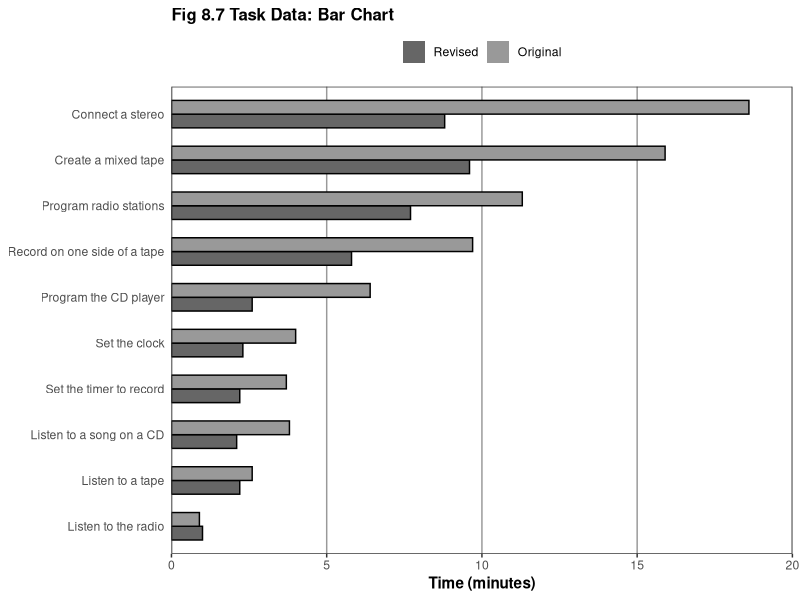
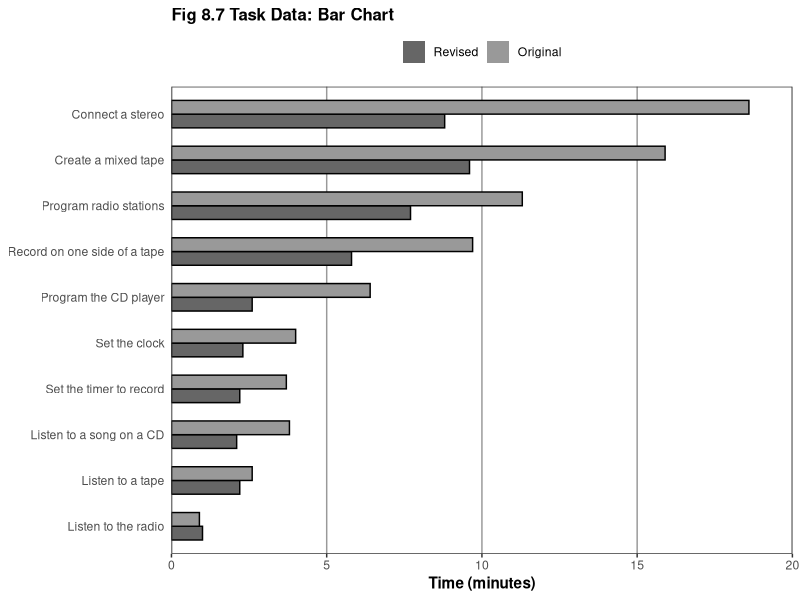

Here is the R script that generated these plots, in order:
library(ggplot2)
library(reshape2)

this_base <- "fig08-07_task-data-bar-chart"

my_data <- data.frame(
  task = c("Connect a stereo", "Create a mixed tape", "Program radio stations", 
           "Record on one side of a tape", "Program the CD player", 
           "Set the clock", "Set the timer to record", 
           "Listen to a song on a CD", "Listen to a tape", 
           "Listen to the radio"),
  Revised = c(8.8, 9.6, 7.7, 5.8, 2.6, 2.3, 2.2, 2.1, 2.2, 1.0),
  Original = c(18.6, 15.9, 11.3, 9.7, 6.4, 4.0, 3.7, 3.8, 2.6, 0.9))

my_data_long <- melt(my_data, id.vars = "task", 
                     measure.vars = c("Revised", "Original"),
                     variable.name = "type", value.name = "time")

p <- ggplot(my_data_long, aes(x = reorder(task, time), y = time, 
                              fill = type, width = 0.6)) +
  ## geom_bar() twice is a hack to omit slash from legend
  geom_bar(stat = "identity", position = "dodge") +
  geom_bar(stat = "identity", position = "dodge", 
           colour = "black", show_guide = FALSE) +
  scale_fill_manual(values = c("Revised" = "grey40", "Original" = "grey60")) +
  scale_y_continuous(breaks = seq(0, 20, 5), limits = c(0, 20), 
                     expand = c(0, 0)) +
  labs(x = NULL, y = "Time (minutes)") +
  ggtitle("Fig 8.7 Task Data: Bar Chart") +
  coord_flip() +
  theme_bw() +
  theme(panel.grid.major.x = element_line(colour = "grey60"),
        panel.grid.major.y = element_blank(),
        panel.grid.minor = element_blank(),
        plot.title = element_text(size = rel(1.1), face = "bold"),
        axis.ticks.y = element_blank(),
        axis.title = element_text(face = "bold"),
        legend.position = "top",
        legend.title = element_blank()) 

p

ggsave(paste0(this_base, ".png"), 
       p, width = 6, height = 6)
